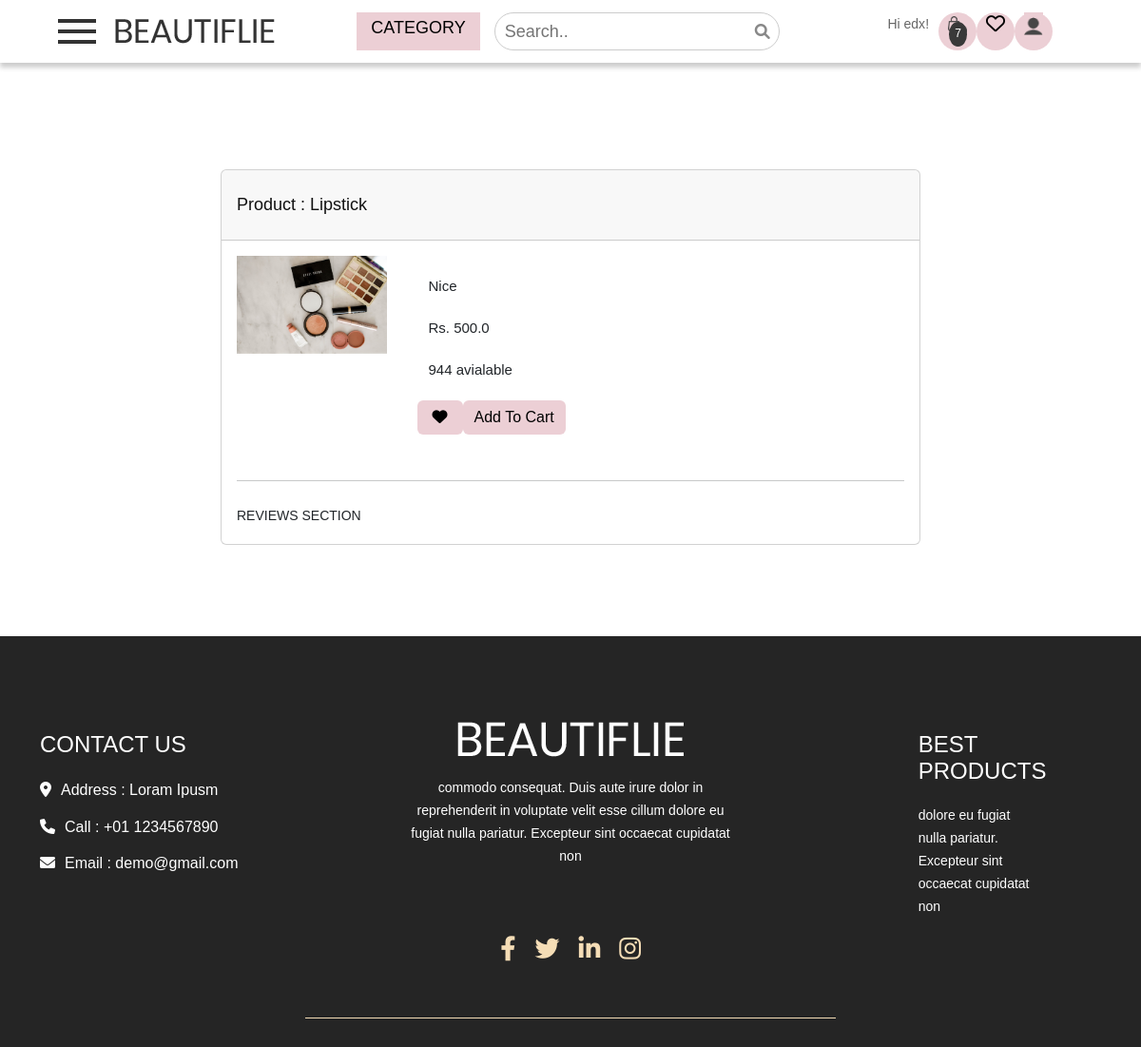
The app's page /view/1 (signed in) with its own data.
### cart/models.py (models this page shows, shortened)
class Cart(models.Model):
    username=models.ForeignKey(User,on_delete=models.CASCADE,related_name='carts',unique=True)
    is_paid=models.BooleanField(default=False)

class CartItems(models.Model):
    cart = models.ForeignKey(Cart,on_delete=models.CASCADE,related_name='cart_items')
    products = models.ForeignKey(Products, on_delete=models.CASCADE,null=True,blank=True,related_name='cart_products')
    quantity = models.IntegerField(default=1)
    total_price=models.FloatField(default=0,null=True)

### products/models.py (models this page shows, shortened)
class Products(models.Model):
    seller=models.ForeignKey(Sellers,default=1,on_delete=models.CASCADE)
    product_id = models.AutoField(primary_key=True)
    product_name=models.CharField(max_length=100,null=True)
    price = models.FloatField(null=False)
    description = models.TextField(null=True)
    category = models.CharField(choices=CATEGORY_CHOICES,max_length=30,null=True)
    quantity  = models.IntegerField(default=0,null=True)
    product_image = models.ImageField(upload_to='product',null=True,default = None)

### main/views.py (the view)
# urls.py: path('view/<id>',views.view,name='view'),
def view(request,id):
    product = Products.objects.get(product_id=id)
    return render(request,'main/view.html',{'product':product})

### cart/templatetags/custom_tags2.py (called while the page is built)
@register.simple_tag(takes_context=True)
def cart_count(context):
    request = context['request']
    cart_count = 0
    if not request.user.is_anonymous:
        cart = Cart.objects.get(username=request.user)
        cart_items = CartItems.objects.filter(cart=cart)
        for item in cart_items:
            cart_count += item.quantity
    return cart_count

### main/templatetags/custom_tags.py (called while the page is built)
@register.simple_tag
def categories():
    return CATEGORY_CHOICES

@register.simple_tag(takes_context=True)
def is_seller(context):
    request = context['request']
    is_seller = False
    try :
        seller = Sellers.objects.get(user=request.user)
        if seller:
            is_seller = True
        else : is_seller = False
    except Exception as e:
        is_seller = False
    return is_seller

### templates/main/view.html (shortened to what this page needs)
{%extends "main/base.html"%}
{%block header%}
{% include "main/header.html" %}
      {%endblock%}
{% block main-content%}
<section class="h-100 gradient-custom">
    <div class="container py-5">
      <div class="row d-flex justify-content-center my-4">
        <div class="col-md-8">
          <div class="card mb-4">
            <div class="card-header py-3">
              <h3 class="mb-0">Product : {{product.product_name}}</h3>
            </div>
            <div class="card-body">
              <div class="row">
                <div class="col-lg-3 col-md-12 mb-4 mb-lg-0">
                  <div class="bg-image hover-overlay hover-zoom ripple rounded" data-mdb-ripple-color="light">
                    <img src="{{MEDIA_ROOT}}/{{product.product_image}}"
                      class="w-100" alt="{{i.products.product_name}}" />
                  </div>
                </div>
                <div class="col-md-8">
                  <p>{{product.description}}</p>
                  <p>Rs. {{product.price}}</p>
                  <p>{{product.quantity}} avialable</p>
                  <form method='POST' action="{% url 'add_to_wishlist' product.product_id %}">
                  <div class="d-flex mb-4" style="max-width: 300px">
                    <button class="btn btn-primary px-3 ms-2"  value='remove' name='remove'>
                        <i class="fas fa-heart"></i>
                    </button>
                </form>
                {%if request.username != '' %}
                <a href="{% url 'addToCart' product.product_id %}" class="btn btn-primary">Add To Cart</a>
                {%endif%}
                </div>
                </div>
              </div>
              <hr class="my-4" />
              <div class="reviews">REVIEWS SECTION</div>
            </div>
            </div>
          </div>
        </div>
  </section>{% endblock %}

### templates/main/header.html (shortened to what this page needs)
{% load custom_tags %}
{% load custom_tags2 %}
<div class="header_section">
    <div class="container-fluid">
        <div class="header-1">
          <span class="toggle_icon" onclick="openNav()"><img src="/static/images/toggle-icon.png"></span>
          <a class="logo" href="{% url 'index' %}"><img src="/static/images/logo.png"></a>
        </div>
        <div class="header-2">
            <div class="form-inline login_text">
              <ul class="nav-list">
                <li class="dropdown dropbtn">
                  <a >Category</a>
                </li>
                <li class="search-li">
                  <form class="search-wrapper" id="search-form">
                    <input type="text" class="search-input" placeholder="Search.." name="searchText" id="searchText">
                    <button class="search-button" type="submit" id="search-submit">
                        <i class="fa fa-search" aria-hidden="true" alt="Search"></i>
                    </button>
                </form>
                </li>
              </ul>
            </div>
        </div>
        <div class="header-3">
          {% if request.user.is_authenticated %}
            <li>Hi {{ request.user }}!</li>
            <div class="dropbtn-2">
            <li>
              <a href="{% url 'cart' %}" class="cart-link">
                <span class="cart-count"> {% cart_count %}</span>
              </a>
            </li>
          </div>
          <div class="dropbtn-2">
            <li class="link-item" id='a'>
              <a  href="{% url 'wishlist' %}" style="color:black;"><i class="fas fa-heart"></i></a>
            </li>
          </div>
          <div class="dropbtn-2">
            <li>
              <div class="dropdown">
                <button class="dropbtn"><img src="/static/images/user-icon.png"></button>
              </div>
            </li>
          </div>
          {% endif %}
        </div>
    </div>
  </div>

### main/static/css/mybase.css (style rules this page uses)
html { scroll-behavior: smooth; }
.link-item { color: black; }
.cart-count { position: absolute; top: 22px; right: 17px; background-color: rgb(57, 57, 57); color: white; padding: 2px 5px; border-radius: 60%; font-size: 14px; }
.login_text li { color: black !important; }
#a { float: left; list-style-type: none; }
.btn-primary, .btn-primary:active, .btn-primary:visited, .btn-primary:hover, .btn-primary border-color { background-color: #eccfd5 !important; border : #eccfd5 !important; }
.btn-primary { --bs-btn-color: black !important; }
.header-3 .fa-heart { height: 100%; width: 100%; font-size: 20px; }
.header-3 .fas { font-weight: normal; }
.search-wrapper { position: relative; display: inline-block; }
.search-input { width: 300px; padding: 3px 40px 3px 10px; border-radius: 25px; border: 1px solid #ccc; outline: none; }
.search-button { position: absolute; right: 10px; top: 50%; transform: translateY(-50%); background: none; border: none; outline: none; cursor: pointer; }
.search-button .fa-search { font-size: 16px; color: #888; }

### main/static/css/style.css (style rules this page uses)
* { box-sizing: border-box !important; transition: ease all 0.5s; }
html { scroll-behavior: smooth; }
body { color: #666666; font-size: 14px; line-height: 1.80857; font-weight: normal; overflow-x: hidden; font-family: 'Open Sans', sans-serif; }
a { color: #1f1f1f; text-decoration: none !important; outline: none !important; -webkit-transition: all .3s ease-in-out; -moz-transition: all .3s ease-in-out; -ms-transition: all .3s ease-in-out; -o-transition: all .3s ease-in-out; transition: all .3s ease-in-out; }
h1, h2, h3, h4, h5, h6 { letter-spacing: 0; font-weight: normal; position: relative; padding: 10px 0 10px 0; font-weight: normal; line-height: normal; color: #111111; margin: 0 }
h3 { font-size: 18px }
*, *::after, *::before { -webkit-box-sizing: border-box; -moz-box-sizing: border-box; box-sizing: border-box; }
ul, li, ol { margin: 0px; padding: 0px; list-style: none; }
p { margin: 20px; font-weight: 300; font-size: 15px; line-height: 24px; }
a { color: #222222; text-decoration: none; outline: none !important; }
a, .btn { text-decoration: none !important; outline: none !important; -webkit-transition: all .3s ease-in-out; -moz-transition: all .3s ease-in-out; -ms-transition: all .3s ease-in-out; -o-transition: all .3s ease-in-out; transition: all .3s ease-in-out; }
img { max-width: 100%; height: auto; }
button { border: 0; margin: 0; padding: 0; cursor: pointer; }
.header_section { width: 100%; float: left; background-color: white; height: auto; background-size: 100%; box-shadow: 0 5px 5px rgba(0, 0, 0, 0.2); }
.toggle_icon { padding: 10px 0px; }
.login_text { width: 100%; float: left; }
.login_text ul { margin: 0px; padding: 0px; }
.login_text li { font-size: 18px; color: #ffffff; text-transform: uppercase; float: left; padding-left: 15px; padding-right: 15px; }
.login_text a { color: #000000; }

### main/static/css/netdna.css (style rules this page uses)
.fa { display: inline-block; font-family: FontAwesome; font-style: normal; font-weight: normal; line-height: 1; -webkit-font-smoothing: antialiased; -moz-osx-font-smoothing: grayscale; }
.fa-search:before { content: "\f002"; }
.fa-heart:before { content: "\f004"; }

### main/static/css/order.css (style rules this page uses)
body { padding: 0px 0px 0px 0px; font-family: Rs.font-default; font-weight: 100; }

### main/static/css/custom.css (style rules this page uses)
.container-fluid { display: flex; margin: 10px 10px; justify-content: space-around; align-items: center; }
.container-fluid .logo { margin-left: 20px; }
.container-fluid .logo img { margin-top: 10px; }
.container-fluid .header-1 { width: 20%; display: flex; }
.container-fluid .header-2 { display: flex; align-items: center; }
.container-fluid .header-2 .nav-list { display: flex; }
.container-fluid .header-3 { width: 20%; display: flex; flex-direction: row; }
.container-fluid .header-3 li { margin: 0 10px 0 10px; }
.nav-list { list-style: none; display: flex; }
.search-li { margin-right: 10px; }
.cart-link { position: relative; display: inline-block; }
.cart-count { position: absolute; top: 10px; right: 0; background-color: redblack; color: white; border-radius: 50%; padding: 2px 6px; font-size: 12px; }

### records on screen
Products: product_name "Lipstick", product_image (picture), description "Nice", price "500.0", quantity "944"

### other values on screen
{{ request.user }} "edx"
